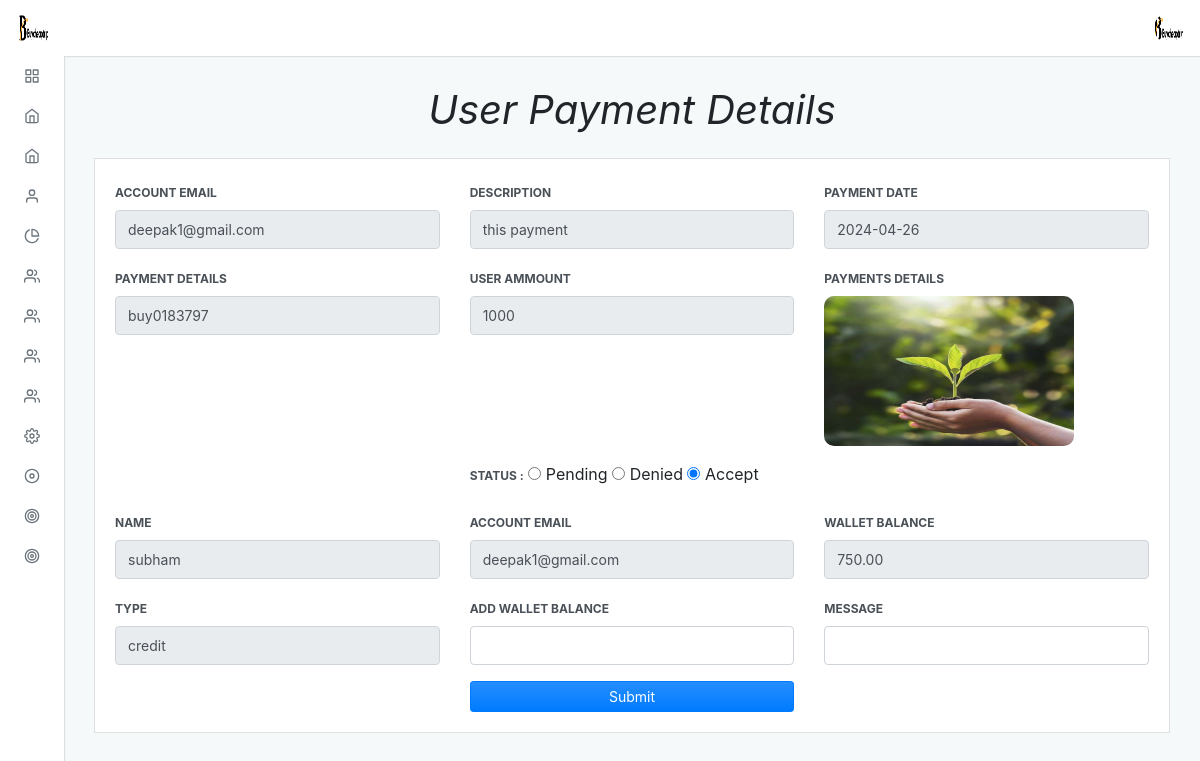
/admin/default/thailand_payment_details?pay_id=10 (signed in), run on the app's committed database.
### tables this page shows
CREATE TABLE `thailand_payment` (
  `pay_id` int(11) NOT NULL,
  `user_ammount` double NOT NULL,
  `description` varchar(255) NOT NULL,
  `file` varchar(100) NOT NULL,
  `payment_date` varchar(100) NOT NULL,
  `payment_id` varchar(15) NOT NULL,
  `debit` double DEFAULT NULL,
  `credit` double DEFAULT NULL,
  `final_ammount` double DEFAULT NULL,
  `created_date` datetime NOT NULL DEFAULT current_timestamp(),
  `account_details` varchar(100) NOT NULL,
  `status` enum('Pending','Accept','Denied','') NOT NULL DEFAULT 'Pending',
  `reward` double DEFAULT NULL,
  `feedback` varchar(100) DEFAULT NULL
);

CREATE TABLE `wallets` (
  `id_wallet` int(11) NOT NULL,
  `user_id` varchar(100) NOT NULL,
  `contact` varchar(15) NOT NULL,
  `wallet_balance` decimal(10,2) DEFAULT 0.00,
  `created_at` timestamp NOT NULL DEFAULT current_timestamp(),
  `updated_at` timestamp NOT NULL DEFAULT current_timestamp() ON UPDATE current_timestamp()
);

CREATE TABLE `users` (
  `id` int(11) NOT NULL,
  `name` varchar(100) NOT NULL,
  `gender` varchar(7) NOT NULL,
  `phone` varchar(14) NOT NULL,
  `email` varchar(30) NOT NULL,
  `password` varchar(15) NOT NULL,
  `created_at` varchar(1000) NOT NULL DEFAULT current_timestamp(),
  `delete_at` varchar(255) NOT NULL,
  `status` enum('active','pending','reject','inactive') DEFAULT 'pending',
  `feedback` varchar(250) DEFAULT NULL
);

### admin/default/thailand_payment_details.php (the view, shortened to what the rows shown need)
<?php
include "../../connection.php";
?>
<?php $page = "";
include("./incluede/header.php") ?>
<?php
if ($_SERVER["REQUEST_METHOD"] == "POST" && isset($_POST['submit'])) {
    $pay_id = $_POST['pay_id'];
    if (!empty($_POST['status']) && !empty($_POST['wallet_id']) && !empty($_POST['amount'])) {
        $status = sanitize_input($conn, $_POST['status']);
        $wallet_id = sanitize_input($conn, $_POST['wallet_id']);
        $amount = sanitize_input($conn, $_POST['amount']);
        $transactions_id = sanitize_input($conn, $_POST['transactions_id']);
        $wallet_balance = sanitize_input($conn, $_POST['wallet_balance']);
        $remaining_balance = $wallet_balance + $amount;
        $type = sanitize_input($conn, $_POST['type']);
        $update_query = "UPDATE thailand_payment SET status = '$status' WHERE pay_id = $pay_id";
        $sql2 = "UPDATE wallets SET wallet_balance = wallet_balance + $amount WHERE id_wallet = $wallet_id";
        $sql3 = "INSERT INTO transactions (wallet_id,amount,transactions_id,remaining_balance,type) VALUES ('$wallet_id','$amount','$transactions_id','$remaining_balance','$type')";
        if (mysqli_query($conn, $sql2)) {
            if (mysqli_query($conn, $sql3)) {
                if (mysqli_query($conn, $update_query)) {
                    echo "<script>alert('Add updated successfully.');
                        window.location.href = 'thailand_payment';
                        </script>";
                } else {
                    echo "Error: " . mysqli_error($conn);
                }
            }
        }
    }
} elseif (isset($_GET['pay_id'])) {
    $pay_id = $_GET['pay_id'];
    $query = "SELECT * FROM thailand_payment WHERE pay_id = $pay_id";
    $result = mysqli_query($conn, $query);
    $trans = mysqli_fetch_assoc($result);
} else {
    header("Location:thailand_payment");
    exit;
}
?>
<div class="adminx-content">
    <div class="adminx-main-content">
        <div class="container-fluid">
            <div class="pb-3">
                <h1><b><i>User Payment Details</i></b></h1>
            </div>
            <div class="row">
                <div class="col-lg-12">
                    <div class="card mb-grid">
                        <div class="card-body collapse show" id="card1">
                            <form action="<?php echo htmlspecialchars($_SERVER["PHP_SELF"]); ?>" method="post">
                                <div class="row">
                                    <div class="col-sm-4">
                                        <div class="form-group">
                                            <label class="form-label" for="">Account Email</label>
                                            <input type="text" class="form-control" placeholder="" name="" value="<?php echo htmlspecialchars($trans['account_details']); ?>" required readonly>
                                        </div>
                                    </div>
                                    <div class="col-sm-4">
                                        <div class="form-group">
                                            <label class="form-label" for="">Description</label>
                                            <input type="text" class="form-control" placeholder="" name="" value="<?php echo htmlspecialchars($trans['description']); ?>" required readonly>
                                        </div>
                                    </div>
                                    <div class="col-sm-4">
                                        <div class="form-group">
                                            <label class="form-label" for="">Payment Date</label>
                                            <input type="text" class="form-control" placeholder="" name="" value="<?php echo htmlspecialchars($trans['payment_date']); ?>" required readonly>
                                        </div>
                                    </div>
                                </div>
                                <div class="row">
                                    <div class="col-sm-4">
                                        <div class="form-group">
                                            <label class="form-label" for="">Payment Details</label>
                                            <input type="text" class="form-control" placeholder="" name="transactions_id" value="<?php echo htmlspecialchars($trans['payment_id']); ?>" required readonly>
                                        </div>
                                    </div>
                                    <div class="col-sm-4">
                                        <div class="form-group">
                                            <label class="form-label" for="">User Ammount</label>
                                            <input type="text" class="form-control" placeholder="" name="" value="<?php echo htmlspecialchars($trans['user_ammount']); ?>" required readonly>
                                        </div>
                                    </div>
                                    <div class="col-sm-4">
                                        <div class="form-group">
                                            <td><a href="../../users/payment/<?php echo $trans['file'] ?>" target="_blank"><img src="../../users/payment/<?php echo $trans['file'] ?>" alt="" width="250px" height="150px" style="border-radius: 10px;"></a></td>
                                        </div>
                                    </div>
                                </div>
                                <div class="row">
                                    <div class="col-sm-4">
                                        <div class="form-group">
                                            <label class="form-label" for="">Status :</label>
                                            <input type="radio" name="status" value="Pending" <?php if ($trans['status'] == 'Pending') echo 'checked'; ?>> Pending
                                            <input type="radio" name="status" value="Denied" id="denied_radio" <?php if ($trans['status'] == 'Denied') echo 'checked'; ?>> Denied
                                            <input type="radio" name="status" value="Accept" id="accept_radio" <?php if ($trans['status'] == 'Accept') echo 'checked'; ?>> Accept
                                        </div>
                                    </div>
                                </div>
                                <div class="row" id="accept" style="display: none;">
                                    <?php
                                    $sql = "SELECT * FROM `wallets`
                                            JOIN `users` ON `users`.`email` = `wallets`.`user_id`
                                            WHERE `wallets`.`user_id` = '$trans[account_details]'";
                                    $result = mysqli_query($conn, $sql);
                                    $user = mysqli_fetch_assoc($result);
                                    ?>
                                    <div class="col-sm-4">
                                        <div class="form-group">
                                            <label class="form-label" for="">Name</label>
                                            <input type="text" class="form-control" placeholder="" name="" value="<?php echo htmlspecialchars($user['name']); ?>" required readonly>
                                        </div>
                                    </div>
                                    <div class="col-sm-4">
                                        <div class="form-group">
                                            <label class="form-label" for="">Account Email</label>
                                            <input type="text" class="form-control" placeholder="" name="" value="<?php echo htmlspecialchars($user['user_id']); ?>" required readonly>
                                        </div>
                                    </div>
                                    <div class="col-sm-4">
                                        <div class="form-group">
                                            <label class="form-label" for="">Wallet Balance</label>
                                            <input type="text" class="form-control" placeholder="" name="wallet_balance" id="initial_balance" value="<?php echo htmlspecialchars($user['wallet_balance']); ?>" required readonly>
                                        </div>
                                    </div>
                                </div>
                            </form>
                        </div>
                    </div>
                    <?php include("./incluede/footer.php") ?>

### admin/default/incluede/header.php (shortened to what the rows shown need)
<!DOCTYPE html>
<html lang="en">
<head>
  <link rel="stylesheet" type="text/css" href="./dist/css/adminx.css" media="screen" />
</head>
<body class=" virat">
  <div class="adminx-container">
    <?php
    $query = "select * from admin_login";
    $result = mysqli_query($conn, $query);
    while ($row = mysqli_fetch_assoc($result)) {
    ?>
      <nav class="navbar navbar-expand justify-content-between fixed-top virat_1">
        <a class="navbar-brand mb-0 h1 d-none d-md-block" href="admin">
          <img src="../upload/<?php echo $row['image']; ?>" class="navbar-brand-image d-inline-block align-top mr-2" class="circle" alt="">
        </a>
        <ul class="navbar-nav d-flex justify-content-end mr-2">
          <li class="nav-item dropdown">
            <a class="nav-link avatar-with-name" id="navbarDropdownMenuLink" data-toggle="dropdown" href="#">
              <img src="../upload/<?php echo $row['image']; ?>" class="d-inline-block align-top" class="rounded" alt="">
            </a>
          </li>
        </ul>
      <?php
    }
      ?>
      </nav>

### data on the page
thailand_payment: account_details "deepak1@gmail.com", description "this payment", payment_date "2024-04-26", transactions_id "buy0183797", user_ammount "1000", file (picture), status "☑"
wallets: name "subham", user "deepak1@gmail.com", wallet_balance "750.00"
